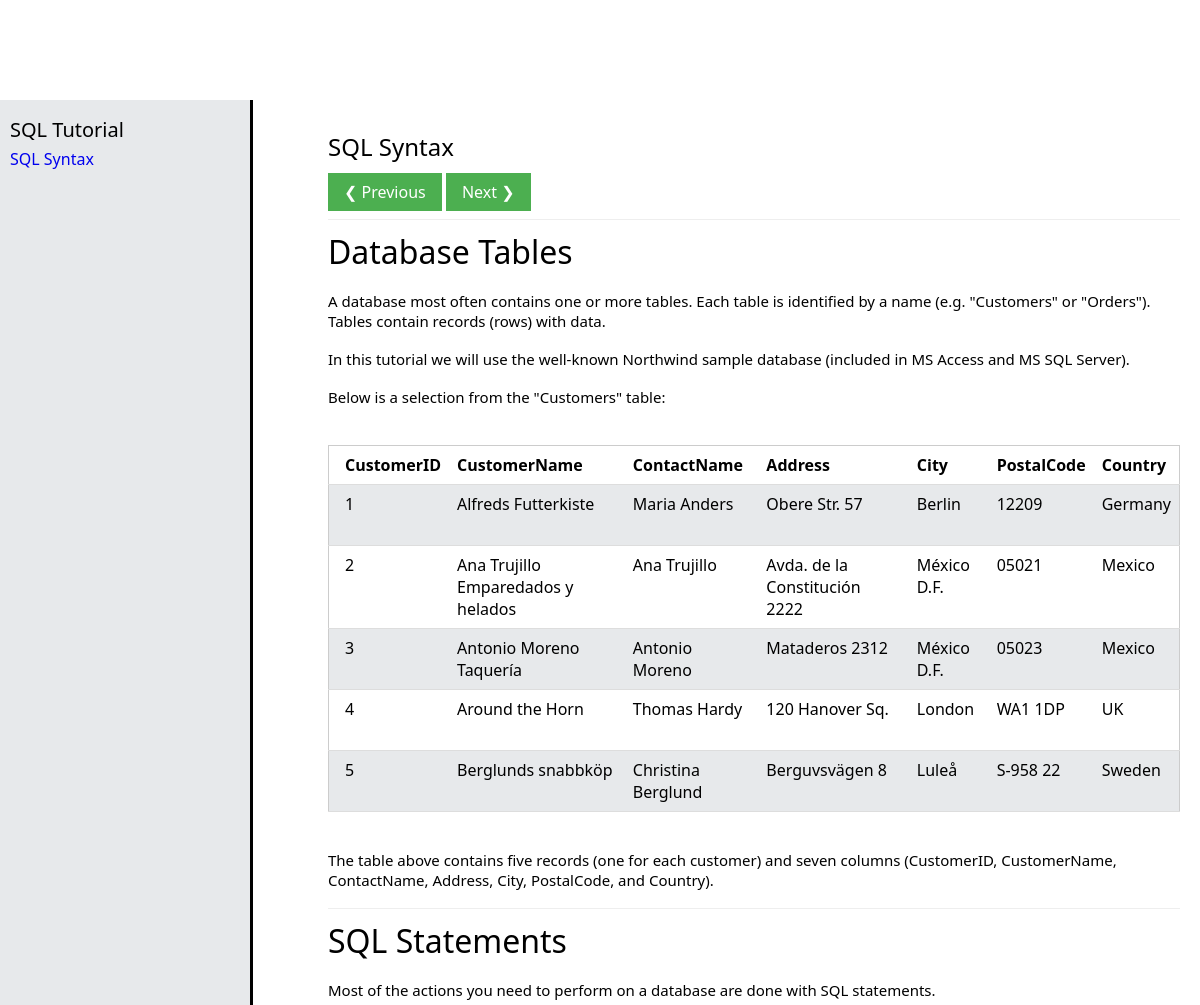
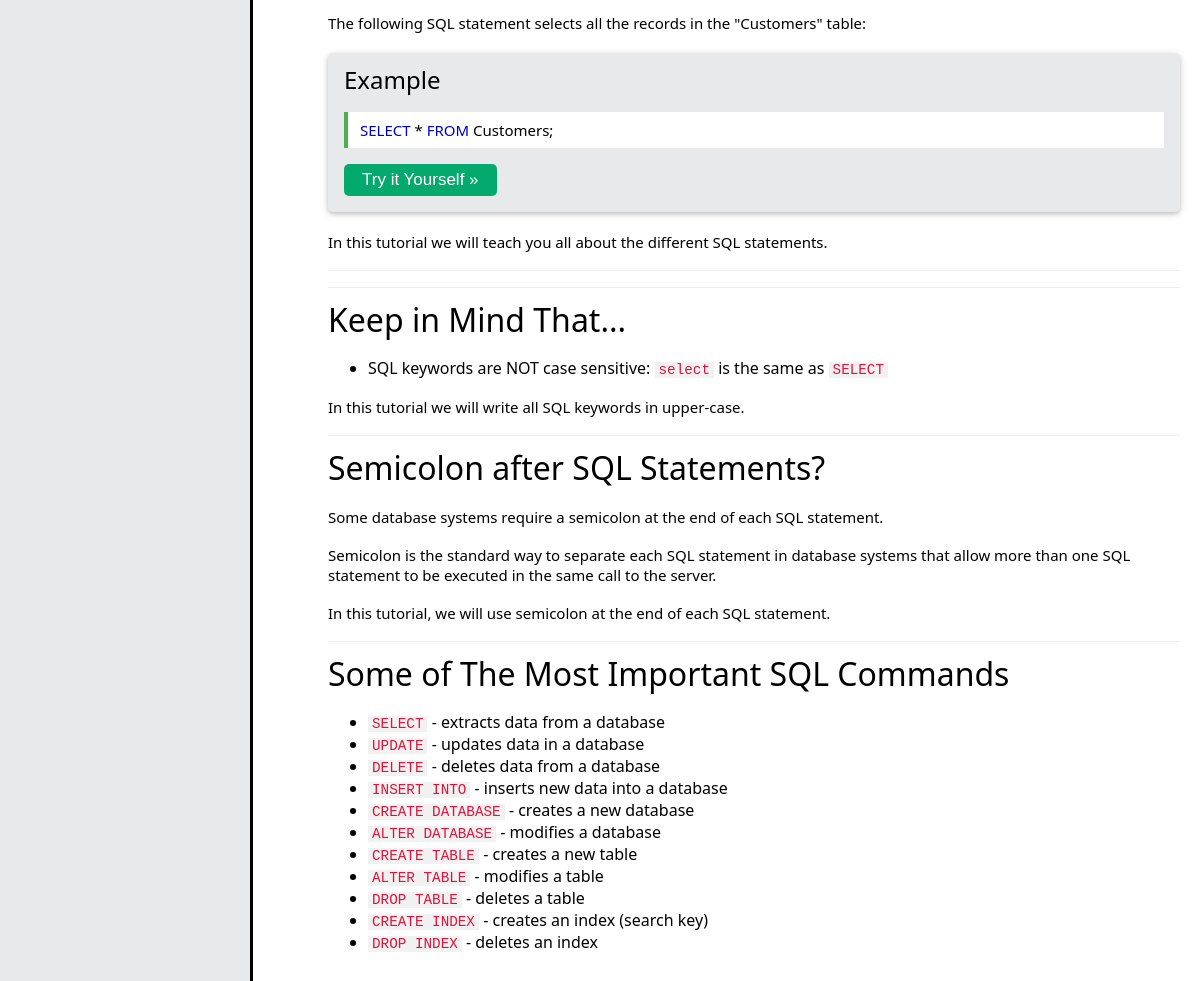
The page /sql/SQL Syntax on the database its author committed (2 pictures, top to bottom).
### SQL/models.py (models this page shows, shortened)
class SQLTutorial(models.Model):
    title = models.CharField(max_length=200)
    content = models.TextField()

### SQL/views.py (the view)
# urls.py: path("sql/<str:title>", views.entry, name="entry"),
def entry(request, title):
    return render(request, "SQL/inbox.html", {
        "tutorials": SQLTutorial.objects.all(),
        "content": SQLTutorial.objects.get(title=title)
    })

### SQL/templates/SQL/inbox.html (shortened to what this page needs)
{% extends "SQL/layout.html" %}
{% load static %}
{% block body %}
    <nav id="navbar">
        <ul>
            <header>
                SQL Tutorial
            </header>
            {% for tutorial in tutorials %}
                <li>
                <a href="{% url 'entry' title=tutorial.title %}"> {{ tutorial.title }} </a>
                </li>
            {% endfor %}
        </ul>
    </nav>
    <main id="main-doc">
        <section class="main-section">
            {{content.content|safe}}
        </section>
    </main>
{% endblock %}

### SQL/templates/SQL/layout.html (shortened to what this page needs)
{% load static %}
<!DOCTYPE html>
<html lang="en">
    <head>
        <link rel="stylesheet" href="{% static 'SQL/styles.css' %}">
    </head>
    <body>
        {% block body %}
        {% endblock %}
    </body>
</html>

### SQL/static/SQL/styles.css (style rules this page uses)
#navbar { position: fixed; width: 250px; height: 100%; border-right: solid; top: 100px; left: 0px; background-color: #E7E9EB; }
#navbar ul { padding-left: 0px; }
#navbar ul li { list-style-type: none; padding: 5px; padding-left: 10px; }
#navbar ul header { padding-left: 10px; font-size: 20px; }
#navbar ul li a { text-decoration:none; }
#main-doc { position: absolute; top: 100px; margin-left: 300px; padding: 20px; }
hr { border: 0; border-top: 1px solid #eee; }
body { font-family: "Segoe UI",Arial,sans-serif; font-weight: 400; }
h1, h2,h3,h4,h5 { font-family: "Segoe UI",Arial,sans-serif; font-weight: 400; margin: 10px 0; }
p { margin-top: 1.2em; margin-bottom: 1.2em; font-size: 15px; }
h2 { font-size: 32px; }
h3 { font-size: 24px; }
.w3-codespan { font-size:105%; background-color:rgba(222,222,222,0.3); }
.w3-codespan { color:crimson;background-color:#f1f1f1;padding-left:4px;padding-right:4px;font-size:110% }
.w3-responsive { display:block;overflow-x:auto }
table.w3-table-all,table.ws-table-all { margin:20px 0 }
.ws-table-all { border-collapse:collapse;border-spacing:0;width:100%;display:table;border:1px solid #ccc }
.ws-table-all tr { border-bottom:1px solid #ddd }
.ws-table-all tr:nth-child(odd) { background-color:#fff }
.ws-table-all tr:nth-child(even) { background-color:#E7E9EB }
.ws-table-all td,.ws-table-all th { padding:8px 8px;display:table-cell;text-align:left;vertical-align:top }
.ws-table-all th:first-child, .ws-table-all td:first-child { padding-left:16px }
.w3-example { background-color:#E7E9EB;border-radius:5px;padding:0.01em 16px;margin:20px 0;box-shadow:0 2px 4px 0 rgba(0,0,0,0.16),0 2px 10px 0 rgba(0,0,0,0.12)!important }
.w3-code,w3-codeline { font-size:15px; }
.w3-code { border-left:4px solid #04AA6D; }
.w3-section,.w3-code { margin-top:16px!important;margin-bottom:16px!important }
.w3-code { width:auto;background-color:#fff;color:#000;padding:8px 12px;border-left:4px solid #4CAF50;word-wrap:break-word }
.sqlkeywordcolor { color:mediumblue }
.w3-btn, .w3-btn:link, .w3-btn:visited { color:#FFFFFF;background-color:#4CAF50 }
.w3-example .w3-btn, .w3-example .ws-btn { background-color:#04AA6D!important; border-radius:5px; font-size: 17px; font-family: 'Source Sans Pro', sans-serif; padding:6px 18px; }
.w3-margin-bottom { margin-bottom:16px!important }
.w3-btn,.w3-button { border:none;display:inline-block;padding:8px 16px;vertical-align:middle;overflow:hidden;text-decoration:none;color:inherit;background-color:inherit;text-align:center;cursor:pointer;white-space:nowrap }

### rows shown on the page
SQLTutorial: title "SQL Syntax", content "SQL Syntax ❮ Previous Next ❯ Database Tables A database most often contains one or more tables. Each table is identified by a name (e.g. \"Customers\" or \"Orders\"). Tables contain records (rows) with data. In this tutorial we will use the well-known Northwind sample database (included in MS Access and MS SQL Server). Below is a selection from the \"Customers\" table: CustomerID CustomerName ContactName Address City PostalCode Country 1 Alfreds Futterkiste Maria Anders Obere Str. 57 Berlin 12209 Germany 2 Ana Trujillo Emparedados y helados Ana Trujillo Avda. de la Constitución 2222 México D.F. 05021 Mexico 3 Antonio Moreno Taquería Antonio Moreno Mataderos 2312 México D.F. 05023 Mexico 4 Around…"
